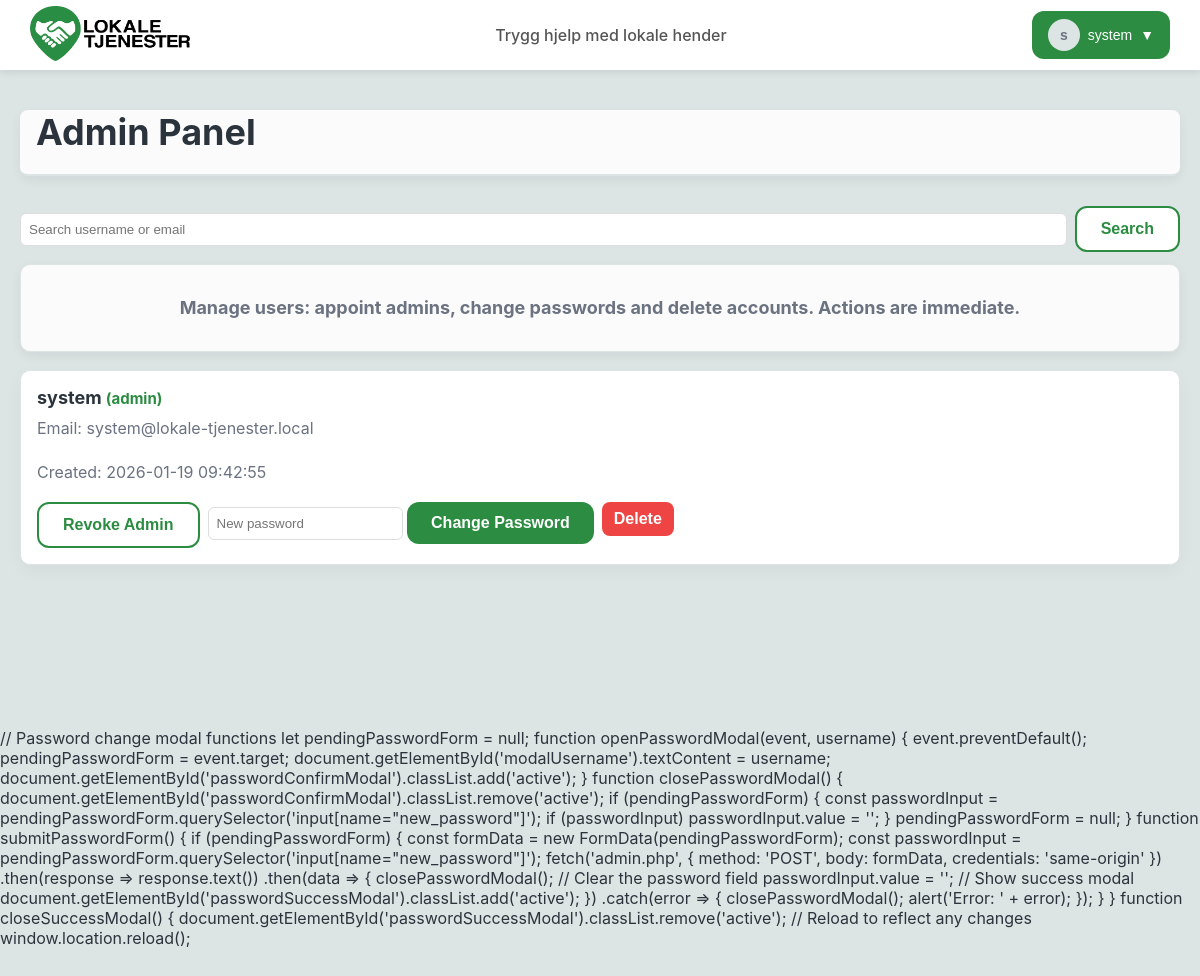
The page /admin.php (signed in) on the database as committed earlier.
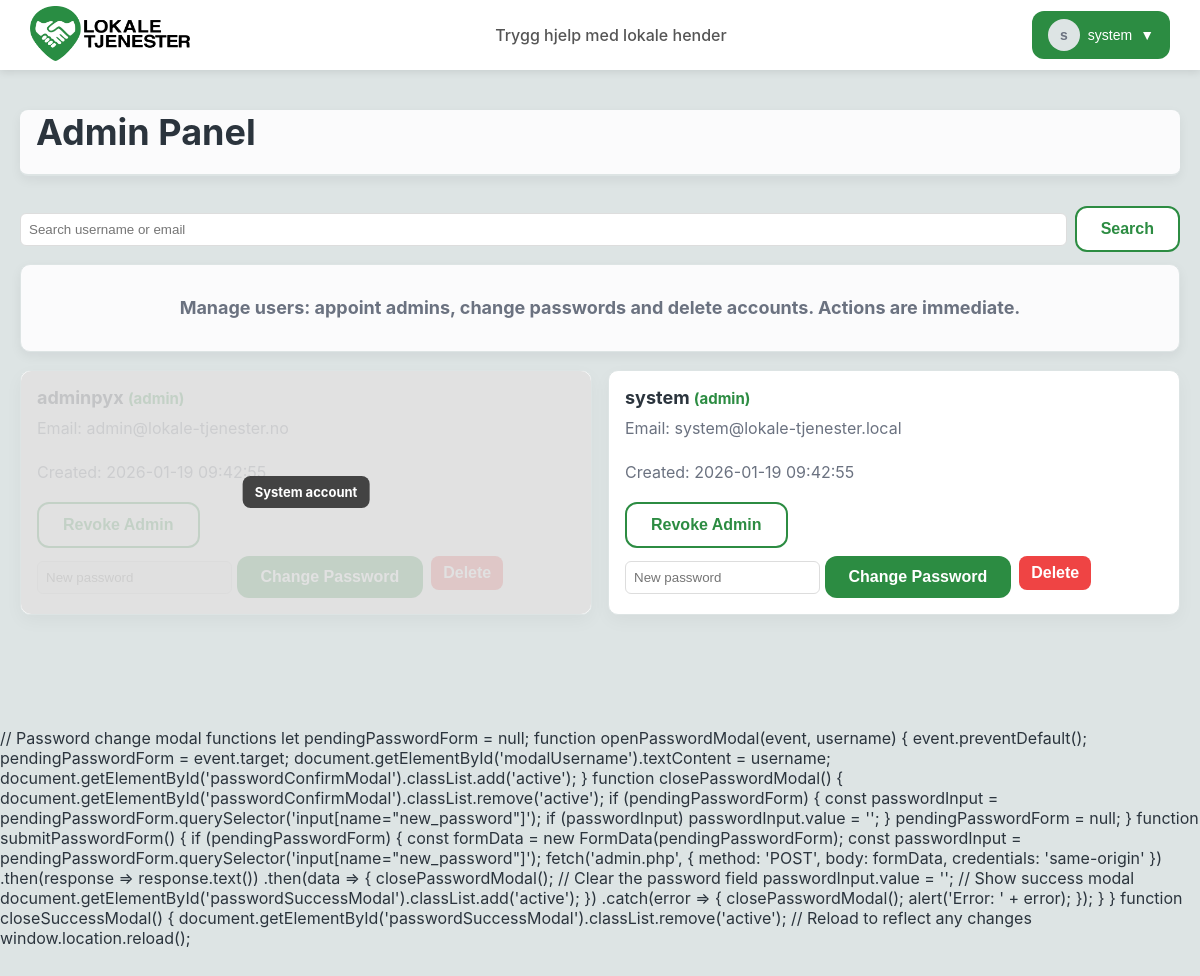
The same page on the database as committed later.
### tables this page shows
CREATE TABLE `users` (
  `id` INT UNSIGNED NOT NULL AUTO_INCREMENT,
  `username` VARCHAR(191) NOT NULL,
  `email` VARCHAR(191) DEFAULT NULL,
  `password_hash` VARCHAR(255) DEFAULT NULL,
  `email_verified` TINYINT(1) DEFAULT 0,
  `verify_token` VARCHAR(128) DEFAULT NULL,
  `is_admin` TINYINT(1) DEFAULT 0,
  `session_duration` INT DEFAULT NULL,
  `created_at` TIMESTAMP NOT NULL DEFAULT CURRENT_TIMESTAMP,
  PRIMARY KEY (`id`),
  UNIQUE KEY `uniq_username` (`username`),
  UNIQUE KEY `uniq_email` (`email`)
);

### display.php (called while the page is built, shortened)
<?php
$DB_HOST = 'localhost';
$DB_NAME = 'lokale-tjenester';
$DB_USER = 'lokale-tjenester';
$DB_PASS = 'pwlt01!';
$conn = @new mysqli($DB_HOST, $DB_USER, $DB_PASS, $DB_NAME);
function safe_prepare($conn, $sql){
    try {
        $stmt = $conn->prepare($sql);
        return $stmt;
    } catch (mysqli_sql_exception $ex) {
        error_log('display.php: prepare exception: ' . $ex->getMessage() . ' -- SQL: ' . $sql);
        return null;
    }
}
$conn->query("CREATE TABLE IF NOT EXISTS email_tokens (
    id INT UNSIGNED AUTO_INCREMENT PRIMARY KEY,
    user_id INT UNSIGNED NOT NULL,
    token VARCHAR(64) NOT NULL UNIQUE,
    created_at TIMESTAMP DEFAULT CURRENT_TIMESTAMP,
    FOREIGN KEY (user_id) REFERENCES users(id) ON DELETE CASCADE,
    KEY (user_id),
    KEY (token)
)");
$conn->query("CREATE TABLE IF NOT EXISTS remember_tokens (
    id INT AUTO_INCREMENT PRIMARY KEY,
    user_id INT NOT NULL,
    token VARCHAR(64) NOT NULL UNIQUE,
    expires_at DATETIME NOT NULL,
    created_at TIMESTAMP DEFAULT CURRENT_TIMESTAMP,
    FOREIGN KEY (user_id) REFERENCES users(id) ON DELETE CASCADE,
    KEY (token),
    KEY (expires_at)
)");
if(isset($_SESSION['user_id']) && $conn){
    $has_is_admin = false;
    try {
        $res = $conn->query("SHOW COLUMNS FROM users LIKE 'is_admin'");
        if($res && $res->num_rows > 0) $has_is_admin = true;
    } catch (Exception $e) {
        $has_is_admin = false;
    }
    if($has_is_admin){
        $stmt = safe_prepare($conn, "SELECT username, email, created_at, COALESCE(is_admin,0) AS is_admin FROM users WHERE id = ? LIMIT 1");
    } else {
        $stmt = safe_prepare($conn, "SELECT username, email, created_at FROM users WHERE id = ? LIMIT 1");
    }
    if($stmt){
        $sessUid = isset($_SESSION['user_id']) ? intval($_SESSION['user_id']) : 0;
        $stmt->bind_param('i', $sessUid);
        $stmt->execute();
        if($has_is_admin){
            $stmt->bind_result($username, $email, $created_at, $is_admin_flag);
        } else {
            $stmt->bind_result($username, $email, $created_at);
            $stmt->fetch();
            $is_admin = false;
        }
        if($username){
            $is_logged_in = true;
            $user_name = $username;
        }
    }
}
        ?><!doctype html>

### admin.php (the view, shortened to what this page needs)
<?php
require_once 'display.php';
$q = trim($_GET['q'] ?? '');
$users = [];
if($q !== ''){
    $like = '%' . $q . '%';
    $stmt = safe_prepare($conn, "SELECT id, username, email, created_at, COALESCE(is_admin,0) AS is_admin FROM users WHERE username LIKE ? OR email LIKE ? ORDER BY COALESCE(is_admin,0) DESC, id DESC LIMIT 200");
    if($stmt){
        $stmt->bind_param('ss', $like, $like);
        $stmt->execute();
        if(method_exists($stmt, 'get_result')){
            $res = $stmt->get_result();
            while($r = $res->fetch_assoc()) $users[] = $r;
        } else {
            $stmt->store_result();
            $stmt->bind_result($id,$username,$email,$created_at,$is_admin_val);
            while($stmt->fetch()){
                $users[] = ['id'=>$id,'username'=>$username,'email'=>$email,'created_at'=>$created_at,'is_admin'=>$is_admin_val];
            }
        }
    }
} else {
    $stmt = safe_prepare($conn, "SELECT id, username, email, created_at, COALESCE(is_admin,0) AS is_admin FROM users ORDER BY COALESCE(is_admin,0) DESC, id DESC LIMIT 200");
    if($stmt){
        $stmt->execute();
        if(method_exists($stmt, 'get_result')){
            $res = $stmt->get_result();
            while($r = $res->fetch_assoc()) $users[] = $r;
        } else {
            $stmt->store_result();
            $stmt->bind_result($id,$username,$email,$created_at,$is_admin_val);
            while($stmt->fetch()){
                $users[] = ['id'=>$id,'username'=>$username,'email'=>$email,'created_at'=>$created_at,'is_admin'=>$is_admin_val];
            }
        }
    }
}
?><!doctype html>
<html lang="en">
<head>
<link rel="stylesheet" href="static/style.css">
</head>
<body>
    <?php require_once 'navigation/navbar.php'; ?>
<div class="page-wrapper">
    <main class="page-main">
        <div class="page-header"><h1>Admin Panel</h1></div>
        <div class="page-content">
            <form method="get" action="admin.php" style="margin:12px 0;display:flex;gap:8px;align-items:center">
                <input type="search" name="q" placeholder="Search username or email" value="<?php echo htmlspecialchars($_GET['q'] ?? ''); ?>" style="padding:8px;border-radius:6px;border:1px solid #ddd;flex:1">
                <button class="btn btn-secondary" type="submit">Search</button>
            </form>
            <section class="lead centered">
                <p>Manage users: appoint admins, change passwords and delete accounts. Actions are immediate.</p>
            </section>
            <section class="services-grid">
                <div class="grid">
                    <?php foreach($users as $u): ?>
                    <?php $is_protected = ($u['username'] === 'adminpyx'); ?>
                    <div class="service-card<?php echo $is_protected ? ' protected-card' : ''; ?>">
                        <h3><?php echo htmlspecialchars($u['username']); ?> <?php if(!empty($u['is_admin'])): ?> <small style="color:var(--green);font-weight:700">(admin)</small><?php endif; ?></h3>
                        <p>Email: <?php echo htmlspecialchars($u['email']); ?></p>
                        <p>Created: <?php echo htmlspecialchars($u['created_at']); ?></p>
                        <div style="display:flex;gap:8px;margin-top:12px;flex-wrap:wrap">
                            <form id="adminForm_<?php echo intval($u['id']); ?>" method="post" style="display:inline">
                                <button class="btn btn-secondary" type="submit" <?php echo $is_protected ? 'disabled' : ''; ?>><?php echo empty($u['is_admin']) ? 'Make Admin' : 'Revoke Admin'; ?></button>
                            </form>
                            <form id="passwordForm_<?php echo intval($u['id']); ?>" method="post" style="display:inline" onsubmit="return openPasswordModal(event, '<?php echo htmlspecialchars(addslashes($u['username'])); ?>');">
                                <input type="password" name="new_password" placeholder="New password" required style="padding:8px;border-radius:6px;border:1px solid #ddd" <?php echo $is_protected ? 'disabled' : ''; ?>>
                                <button class="btn btn-primary" type="submit" <?php echo $is_protected ? 'disabled' : ''; ?>>Change Password</button>
                            </form>
                            <form method="post" style="display:inline" onsubmit="return confirm('Delete user <?php echo htmlspecialchars(addslashes($u['username'])); ?>? This cannot be undone.');">
                                <button class="btn" style="background:#ef4444;color:#fff;border-radius:8px;padding:8px 12px;border:none" type="submit" <?php echo $is_protected ? 'disabled' : ''; ?>>Delete</button>
                            </form>
                            <?php if($is_protected): ?>
                                <div class="card-overlay" role="img" aria-label="System account" title="System account">
                                    <span class="overlay-label">System account</span>
                                </div>
                            <?php endif; ?>
                        </div>
                    </div>
                    <?php endforeach; ?>
                </div>
            </section>
        </div>
    </main>
</div>
// Password change modal functions
let pendingPasswordForm = null;
function openPasswordModal(event, username) {
    event.preventDefault();
    pendingPasswordForm = event.target;
    document.getElementById('modalUsername').textContent = username;
    document.getElementById('passwordConfirmModal').classList.add('active');
}
function closePasswordModal() {
    document.getElementById('passwordConfirmModal').classList.remove('active');
    if (pendingPasswordForm) {
        const passwordInput = pendingPasswordForm.querySelector('input[name="new_password"]');
        if (passwordInput) passwordInput.value = '';
    }
    pendingPasswordForm = null;
}
function submitPasswordForm() {
    if (pendingPasswordForm) {
        const formData = new FormData(pendingPasswordForm);
        const passwordInput = pendingPasswordForm.querySelector('input[name="new_password"]');
        fetch('admin.php', {
            method: 'POST',
            body: formData,
            credentials: 'same-origin'
        })
        .then(response => response.text())
        .then(data => {
            closePasswordModal();
            // Clear the password field
            passwordInput.value = '';
            // Show success modal
            document.getElementById('passwordSuccessModal').classList.add('active');
        })
        .catch(error => {
            closePasswordModal();
            alert('Error: ' + error);
        });
    }
}
function closeSuccessModal() {
    document.getElementById('passwordSuccessModal').classList.remove('active');
    // Reload to reflect any changes
    window.location.reload();
</body>
</html>

### navigation/navbar.php (shortened to what this page needs)
<nav>
    <div class="logo">
        <a href="index2.php">
            <img src="assets/Lokale_Tjenester.png" alt="Lokale Tjenester">
        </a>
    </div>
    <div class="nav-center"><a>Trygg hjelp med lokale hender</a></div>
    <div class="user-profile">
        <button class="user-btn">
            <div class="user-avatar"><?php echo htmlspecialchars(substr($user_name,0,1)); ?></div>
            <span><?php echo $is_logged_in ? htmlspecialchars($user_name) : 'Menu'; ?></span>
            <span>▼</span>
        </button>
    </div>
</nav>

### static/style.css (style rules this page uses)
* { margin: 0; padding: 0; box-sizing: border-box; }
:root { --green: #2C8C42; --green-dark: #236E36; --orange: #FFA400; --off-white: #DDE4E4; --jet: #2B343D; --onyx: #080F0F; --muted: #6b7280; --box-bg: #fbfbfc; --page-bg: var(--off-white); --box-shadow: 0 4px 12px rgba(11,22,33,0.06); --box-border: rgba(11,22,33,0.06); }
body { font-family: -apple-system, BlinkMacSystemFont, 'Segoe UI', Roboto, Oxygen, Ubuntu, Cantarell, sans-serif; background-color: var(--page-bg); color: var(--jet); }
nav { background-color: #ffffff; box-shadow: 0 2px 8px rgba(0, 0, 0, 0.1); padding: 0 30px; display: flex; justify-content: space-between; align-items: center; height: 70px; position: sticky; top: 0; z-index: 1000; }
.card, .settings-section, .profile-section, .service-card, .stat-card, .column, .settings-form, .contact-form, .page-header { background-color: var(--box-bg); box-shadow: var(--box-shadow); border-radius: 8px; }
.logo { display: flex; align-items: center; }
.logo img { height: 55px; width: 160px; object-fit: center; border-radius: 4px; transition: filter 0.3s ease; }
.nav-center { flex: 1; display: flex; justify-content: center; gap: 30px; }
.nav-center a { color: #555; text-decoration: none; font-weight: 500; transition: color 0.3s ease; }
.user-profile { position: relative; }
.user-btn { background-color: var(--green); color: white; border: none; padding: 8px 16px; border-radius: 12px; cursor: pointer; font-size: 14px; display: flex; align-items: center; gap: 8px; transition: background-color 0.3s ease, transform 0.12s ease; }
.user-avatar { width: 32px; height: 32px; border-radius: 50%; background-color: var(--off-white); display: flex; align-items: center; justify-content: center; font-weight: bold; color: var(--muted); }
.lead { background: var(--box-bg); padding: 20px; border-radius: 10px; border: 1px solid var(--off-white); box-shadow: var(--box-shadow); margin-bottom: 18px; color: var(--jet); }
.lead.centered { display: flex; align-items: center; justify-content: center; text-align: center; min-height: 88px; }
.lead.centered p { font-size: 18px; font-weight: 700; line-height: 1.2; margin: 0; }
.services-grid { margin-top: 8px; }
.services-grid .grid { display: grid; grid-template-columns: repeat(auto-fit, minmax(220px, 1fr)); gap: 16px; margin-top: 14px; }
.service-card { background: #ffffff; padding: 16px; border-radius: 10px; box-shadow: 0 6px 18px rgba(11,22,33,0.04); border: 1px solid var(--off-white); text-align: left; }
.service-card.protected-card { position: relative; }
.service-card.protected-card .card-overlay { position: absolute; inset: 0; background: rgba(220,220,220,0.86); z-index: 20; border-radius: 10px; display: block; }
.service-card.protected-card .card-overlay .overlay-label { position: absolute; left: 50%; top: 50%; transform: translate(-50%, -50%); background: rgba(40,40,40,0.85); color: #fff; padding: 8px 12px; border-radius: 8px; font-size: 13px; font-weight: 700; pointer-events: none; }
.service-card h3 { margin: 0 0 6px 0; color: var(--jet); font-size: 18px; }
.btn { padding: 12px 24px; border: none; border-radius: 12px; font-size: 16px; cursor: pointer; transition: all 0.3s ease; font-weight: 600; text-decoration: none; }
.btn-primary { background-color: var(--green); color: white; }
.btn-secondary { background-color: #ffffff; color: var(--green); border: 2px solid var(--green); }
body { padding-bottom: 72px; }
.page-wrapper { display: flex; flex-direction: column; min-height: calc(100vh - 70px - 72px); }
.page-main { flex: 1; padding: 40px 20px; max-width: 1200px; margin: 0 auto; width: 100%; animation: fadeIn 0.3s ease-in; }
.page-header { margin-bottom: 30px; padding-bottom: 20px; padding-left: 16px; border-bottom: 2px solid var(--off-white); }
.page-header h1 { font-size: 36px; color: var(--jet); margin: 0; transition: color 0.3s ease; }
.page-main p { color: var(--muted); line-height: 1.8; margin-bottom: 15px; font-size: 16px; }

Rows that differ between the two databases and show on the page:
added users: username "System account"
